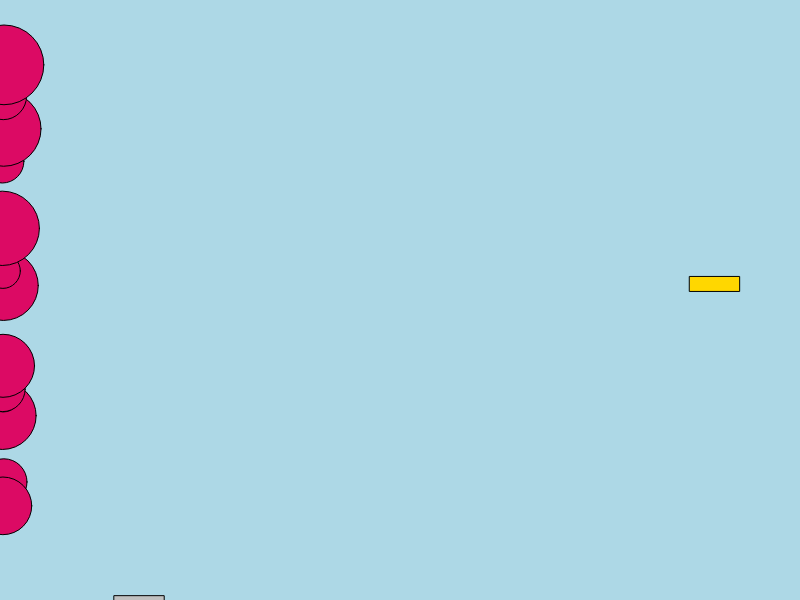
Frame 1 (no input)
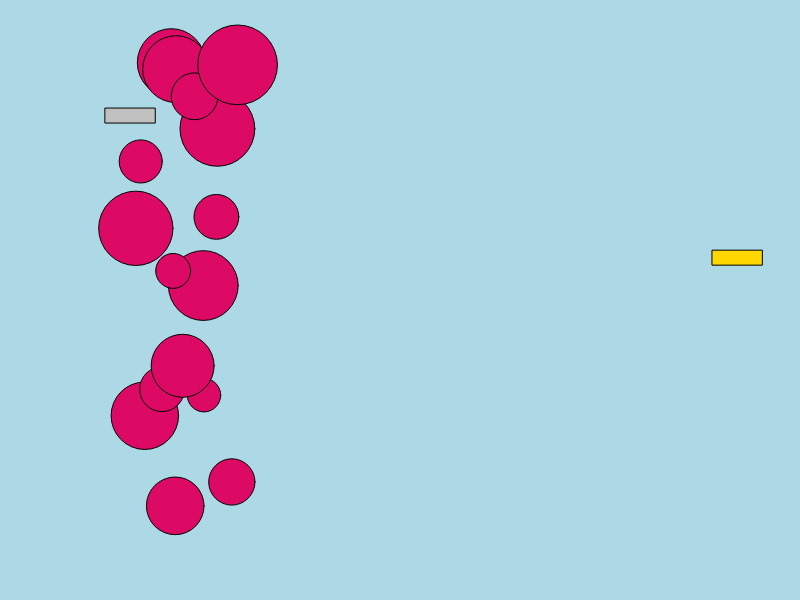
Frame 60 (no input)
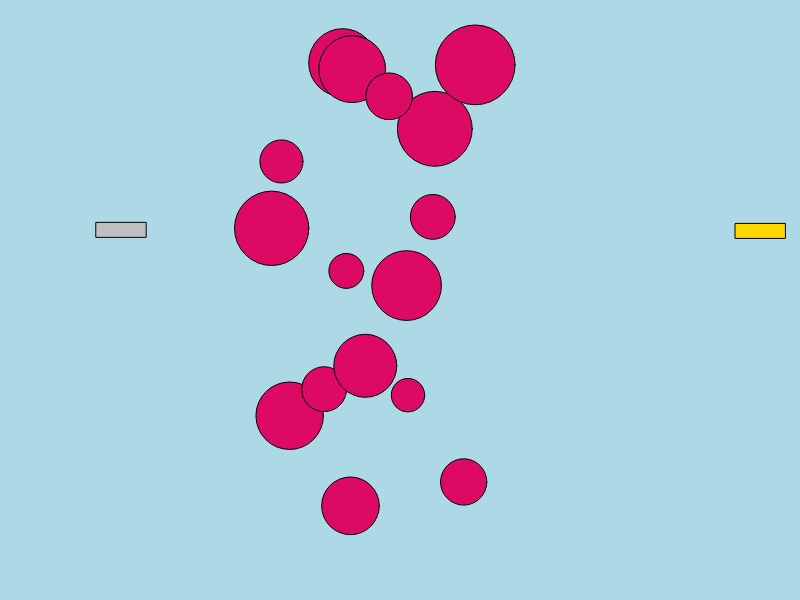
Frame 120 (the mouse pressed at the canvas centre since frame 60)

The p5.js sketch that drew these frames (run headless with seeded random() and noise() and a simulated clock; from frame 60 on, the mouse is pressed at the canvas centre):

// p5.js sketch
// ── sketch.js
let asteroidArray = [];
let maxAsteroid = 16;
let spaceship0;
let spaceship1;

class Asteroid {
    constructor() {
        this.x = 0;
        this.y = random(30, height - 30);
        this.v = random(2, 4);
        this.r = random(15, 40);
    }

    update(){
       this.x += this.v;
       if(this.x > width + this.r){
        this.r = random(15,40);
        this.x = 0 - this.r;

       }

    }
    draw(){
      fill(220,10,100);
      ellipse(this.x,this.y,2 * this.r,2 * this.r);
    }
}

class Spaceship{
constructor(_color){
  this.x = random(0,width);
  this.y = random(0,height);
  this.vx = random(-1,2);
  this.vy = random(-1,2);
  this.color = _color;

}
update(){
this.x +=this.vx;
this.y += this.vy;

if(this.x > width){
  this.x -= width;
}
if(this.y > height){
  this.y -= height;
}
}
draw(){
  stroke(0);
  fill(this.color);
  rect(this.x,this.y,50,15);
}


}



function setup() {
    createCanvas(800, 600);
    for (let i = 0; i < maxAsteroid; i++) {
        let anAsteroid = new Asteroid();
        asteroidArray.push(anAsteroid);
    }
    spaceship0 = new Spaceship('gold');
    spaceship1 = new Spaceship('silver');
}

function draw() {
    background("lightblue");


    for (let i = 0; i < asteroidArray.length; i += 1) {
        let anAsteroid = asteroidArray[i];
        anAsteroid.update();
        anAsteroid.draw();
        }
        spaceship0.update();
        spaceship1.update();
        spaceship0.draw();
        spaceship1.draw();
    }
